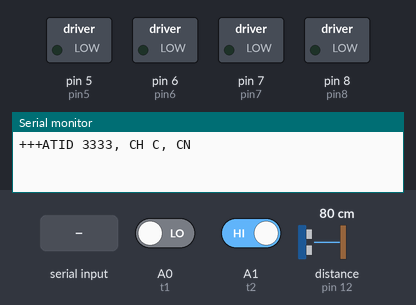
A sketch run on a simulated Arduino Uno, built with avr-gcc and run on an emulated ATmega328P. Parts: switched loads named in the sketch (green lamp = pin HIGH), the last lines printed to the serial monitor. The test bench sets the inputs (shaded band); at power-on: A0 (t1) LOW, A1 (t2) HIGH, distance to the obstacle (sensor on pin 12) 80 cm. The echo pulse lasts 58.3 µs per cm; pins used as bus, display or sensor lines are not drawn.

Above: at 2.7 s.
2.8 s: "F" received over Serial
At 3.5 s:
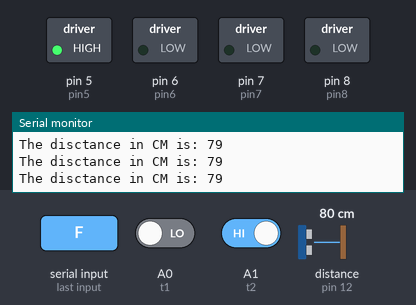
4.3 s: A0 (t1) driven HIGH
At 4.9 s:
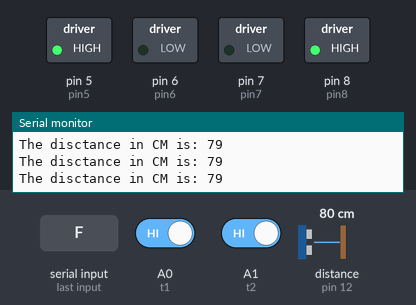
5.8 s: A1 (t2) driven LOW
At 6.5 s:
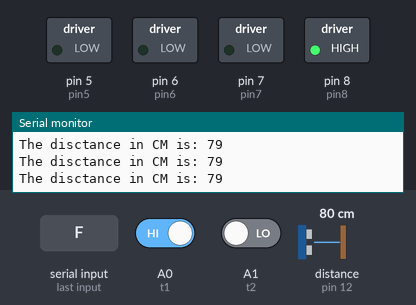
7.3 s: A1 (t2) driven HIGH
At 8.3 s:
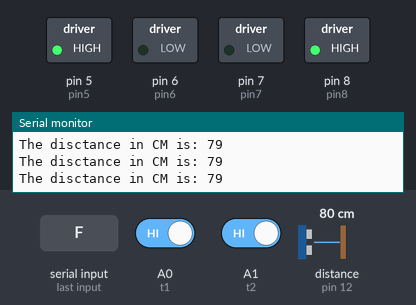
Timing chart, 0 to 10.3 s (numbered marks = the images above; inputs shaded):
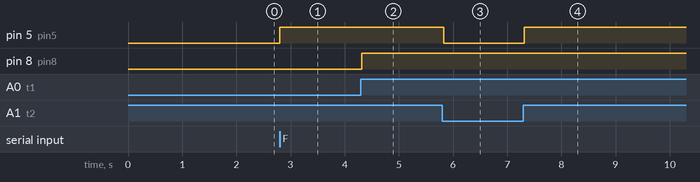

Measured:
- after the input at 2.8 s, pin 5 (pin5): LOW → HIGH at once
- after the input at 4.3 s, pin 8 (pin8): LOW → HIGH at once
- after the input at 5.8 s, pin 5 (pin5): HIGH → LOW at once
- after the input at 7.3 s, pin 5 (pin5): LOW → HIGH at once

The sketch:

Final_Program.ino
```cpp
//  initialize digital pin motor as an output
int pin5=5;
int pin6=6;
int pin7=7;
int pin8=8;
int t1=A0;
int t2=A1;
int irPin=4;
int pathLoop=2;
int numGantry=3;
static int flag=0;
static int gantryCounter=0;
static long CurrentTimeG = 0;
static long ElapsedTimeG =0;
unsigned long d=0;
static long StartTime=0;
static long CurrentTime = 0;
unsigned long ElapsedTime = 0;
static long StartTimeG=millis();
const int trigPin = 13;
const int echoPin = 12;
long duration;
long distanceCm;
//long distanceInch;
void setup() {
pinMode(pin5,OUTPUT);
pinMode(pin6,OUTPUT);
pinMode(pin7,OUTPUT);
pinMode(pin8,OUTPUT);
pinMode(trigPin, OUTPUT);
pinMode(echoPin, INPUT);
pinMode(t1,INPUT);
pinMode(t2,INPUT);
pinMode(irPin,INPUT);
//pathLoop = Serial.read();
Serial.begin(9600);
Serial.print("+++");  // Enter xbee AT command mode, NB no carriage return here
delay(1500);          // Guard time
Serial.println("ATID 3333, CH C, CN");
}
// the loop function runs over and over again forever
void loop()
{

    if (flag==1)
   {
     normalLineFollow();

    digitalWrite(trigPin, LOW);
    delayMicroseconds(2);
    digitalWrite(trigPin, HIGH);
    delayMicroseconds(10);
    digitalWrite(trigPin, LOW);

    duration = pulseIn(echoPin, HIGH);
    distanceCm = (duration*0.034)/2;
    Serial.print("The disctance in CM is: ");
Serial.println(distanceCm);
if(distanceCm<15 && distanceCm>0 )     //here we set the object range 15cm.
{

stopBuggy();
delay(1000);
}

      }
      if (flag==2)
   {
     gantryMode();
     pinMode(trigPin, OUTPUT);
     digitalWrite(trigPin, LOW);
    delayMicroseconds(2);
    digitalWrite(trigPin, HIGH);
    delayMicroseconds(10);
    digitalWrite(trigPin, LOW);
    pinMode(echoPin, INPUT);
    duration = pulseIn(echoPin, HIGH);
    distanceCm = (duration*0.034)/2;
    Serial.print("The distance in CM is: ");
    Serial.println(distanceCm);
//distanceInch = duration*0.0133/2;
if(distanceCm<9)     //here we set the object range 15cm.
{

  stopBuggy();
  delay(1000);


}

      }

    if (flag==3)
   {
     gantryParking();
     CurrentTime=millis();
     ElapsedTime = CurrentTime-StartTime;
     if(ElapsedTime>6500)
     {
      stopBuggy();
      flag=0;
     }
    }
int r1=digitalRead(t1);
int r2=digitalRead(t2);
 if (Serial.available() > 0) //here we check serial data on serial port and than read it.
  {

//    char s='G';

      char s = Serial.read();
        switch (s) {
                case 'F':
                {
                  normalLineFollow();
                  flag=1;
                  break;

        }
        case 'G':
                {
                  gantryMode();
                  flag=2;
                  break;

        }


                  case 'S':
                  {
                  flag=0;
                  stopBuggy();
                  break;
                  }

   }
}

}
void normalLineFollow()
{
int r1=digitalRead(t1);
int r2=digitalRead(t2);
if(r1==HIGH&&r2==HIGH)
{
  digitalWrite(5,HIGH);
  digitalWrite(6,LOW);
  digitalWrite(7,LOW);
  digitalWrite(8,HIGH);

}
 if(r1==LOW&&r2==LOW)
{
  digitalWrite(5,HIGH);
  digitalWrite(6,LOW);
  digitalWrite(7,LOW);
  digitalWrite(8,HIGH);

} if(r1==HIGH&&r2==LOW)
{
  digitalWrite(5,LOW);
    digitalWrite(6,LOW);
    digitalWrite(7,LOW);
    digitalWrite(8,HIGH);
 }
 if(r1==LOW&&r2==HIGH)
{
  digitalWrite(5,HIGH);
  digitalWrite(6,LOW);
  digitalWrite(7,LOW);
  digitalWrite(8,LOW);

}
/*digitalWrite(trigPin, LOW);
delayMicroseconds(2);
digitalWrite(trigPin, HIGH);
delayMicroseconds(10);
digitalWrite(trigPin, LOW);
duration = pulseIn(echoPin, HIGH);
distanceCm= duration*0.034/2;
//distanceInch = duration*0.0133/2;
if(distanceCm<15)     //here we set the object range 15cm.
{

  stopBuggy();
  delay(1000);
  flag=1;
}
else
{
normalLineFollow();
flag=1;

  } */
}
void gantryMode()
{
int r1=digitalRead(t1);
int r2=digitalRead(t2);
if(r1==HIGH&&r2==HIGH)
{
  digitalWrite(5,HIGH);
  digitalWrite(6,LOW);
  digitalWrite(7,LOW);
  digitalWrite(8,HIGH);

}
 if(r1==LOW&&r2==LOW)
{
  digitalWrite(5,HIGH);
  digitalWrite(6,LOW);
  digitalWrite(7,LOW);
  digitalWrite(8,HIGH);

} if(r1==HIGH&&r2==LOW)
{
  digitalWrite(5,LOW);
    digitalWrite(6,LOW);
    digitalWrite(7,LOW);
    digitalWrite(8,HIGH);
 }
 if(r1==LOW&&r2==HIGH)
{
  digitalWrite(5,HIGH);
  digitalWrite(6,LOW);
  digitalWrite(7,LOW);
  digitalWrite(8,LOW);

}
if (digitalRead(irPin)==HIGH)
{
gantryCounter=gantryCounter+1;
d = pulseIn(irPin,HIGH);
 if(d > 500 and d < 1500)
            {
               // Serial.println(d);
                Serial.println("Gantry: 1");

            }
        else if (d> 1500 and d < 2500)
            {
              //  Serial.println(d);
                Serial.println("Gantry: 2");

            }
        else if (d > 2500 and d < 3500)
            {
              //  Serial.println(d);
                Serial.println("Gantry: 3");

            }
         else {
            // Serial.println(d);
             Serial.println("Gantry: Unknown");

         }
stopBuggy();
delay(2000);
if (gantryCounter==(numGantry*pathLoop))
{
 StartTime = millis();
 gantryParking();
 flag=3;
}
else
{
flag=2;
}
}
/*digitalWrite(trigPin, LOW);
delayMicroseconds(2);
digitalWrite(trigPin, HIGH);
delayMicroseconds(10);
digitalWrite(trigPin, LOW);
duration = pulseIn(echoPin, HIGH);
distanceCm= duration*0.034/2;
distanceInch = duration*0.0133/2;
if(distanceCm<15)     //here we set the object range 15cm.
{

  stopBuggy();
  delay(1000);
  flag=2;
}
else
{
gantryMode();
flag=2;

  }*/
}
void gantryParking()
{
   CurrentTimeG=millis();
     ElapsedTimeG = CurrentTimeG-StartTimeG;

     if(ElapsedTimeG<2500)
     {
      flag=3;
      leftBlind();
     }
     if(ElapsedTimeG>2500 && ElapsedTimeG<6500)
     {
      flag=3;
      normalLineFollow();
     }
     if(ElapsedTimeG>6500)
     {
      stopBuggy();
      Serial.print("Buggy:1 Parked");
      //Serial.println(ElapsedTimeG);
      delay(200);
      flag=-1;
     }
flag=3;
/*digitalWrite(trigPin, LOW);
delayMicroseconds(2);
digitalWrite(trigPin, HIGH);
delayMicroseconds(10);
digitalWrite(trigPin, LOW);
duration = pulseIn(echoPin, HIGH);
distanceCm= duration*0.034/2;
distanceInch = duration*0.0133/2;
if(distanceCm<15)     //here we set the object range 15cm.
{

  stopBuggy();
  delay(1000);
  flag=0;
}*/
}
void stopBuggy()
  {
  digitalWrite(pin5,LOW);
  digitalWrite(pin6,LOW);
  digitalWrite(pin7,LOW);
  digitalWrite(pin8,LOW);
  }
  void leftBlind()
{

int r2=digitalRead(t2);
 if(r2==LOW)
{
  digitalWrite(pin5,LOW);
  digitalWrite(pin6,LOW);
  digitalWrite(pin7,HIGH);
  digitalWrite(pin8,LOW);

}
 if(r2==HIGH)
{
  digitalWrite(pin5,HIGH);
  digitalWrite(pin6,LOW);
  digitalWrite(pin7,HIGH);
  digitalWrite(pin8,LOW);

}}
```
